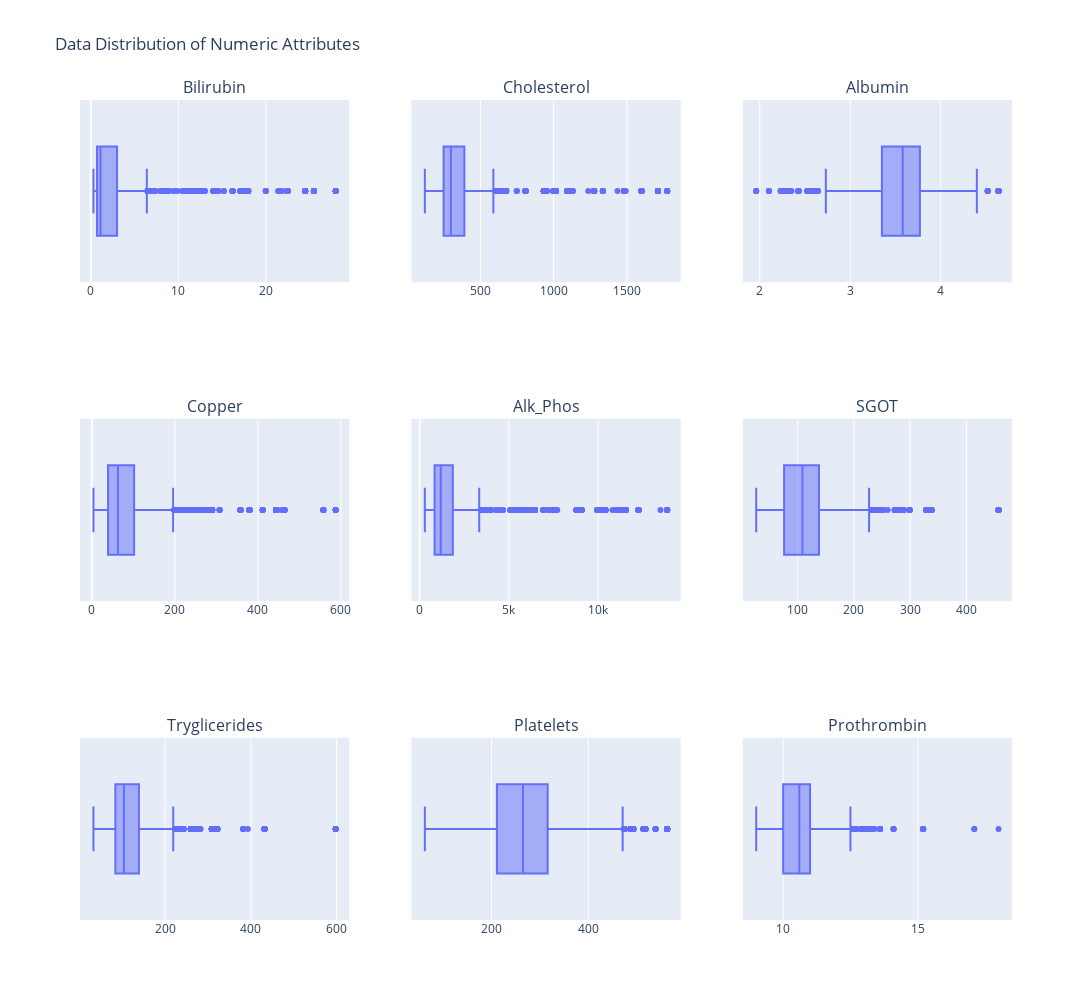

Notebook source saved alongside this figure:
### Markdown cell above
### Plotting same with plotly

### Code cell
import plotly.subplots as sp
import plotly.graph_objects as go
import plotly.express as px

# Assuming df is your DataFrame
fig = sp.make_subplots(rows=3, cols=3, subplot_titles=("Bilirubin", "Cholesterol", "Albumin",
                                                       "Copper", "Alk_Phos", "SGOT",
                                                       "Tryglicerides", "Platelets", "Prothrombin"))

# Define the box plots for each subplot
box1 = px.box(df, x="Bilirubin")
box2 = px.box(df, x="Cholesterol")
box3 = px.box(df, x="Albumin")
box4 = px.box(df, x="Copper")
box5 = px.box(df, x="Alk_Phos")
box6 = px.box(df, x="SGOT")
box7 = px.box(df, x="Tryglicerides")
box8 = px.box(df, x="Platelets")
box9 = px.box(df, x="Prothrombin")

# Add each box plot to the corresponding subplot
for box, row, col in zip([box1, box2, box3, box4, box5, box6, box7, box8, box9], [1, 1, 1, 2, 2, 2, 3, 3, 3], [1, 2, 3, 1, 2, 3, 1, 2, 3]):
    for trace in box.data:
        fig.add_trace(trace, row=row, col=col)

# Update layout
fig.update_layout(height=1000, width=1700, title_text="Data Distribution of Numeric Attributes")

# Show the plot
fig.show()

### Figure 1 — Plotly figure (JSON) as saved in the notebook; plotly's stock layout.template omitted (floating-point values rounded to 4 significant figures; data arrays with more than 128 entries replaced by an {"elided": "..."} marker saying what was removed)
{"data": [{"alignmentgroup": "True", "hovertemplate": "Bilirubin=%{x}<extra></extra>", "legendgroup": "", "marker": {"color": "#636efa"}, "name": "", "notched": false, "offsetgroup": "", "orientation": "h", "showlegend": false, "type": "box", "x": {"elided": "7905 float values"}, "x0": " ", "xaxis": "x", "y0": " ", "yaxis": "y"}, {"alignmentgroup": "True", "hovertemplate": "Cholesterol=%{x}<extra></extra>", "legendgroup": "", "marker": {"color": "#636efa"}, "name": "", "notched": false, "offsetgroup": "", "orientation": "h", "showlegend": false, "type": "box", "x": {"elided": "7905 int values"}, "x0": " ", "xaxis": "x2", "y0": " ", "yaxis": "y2"}, {"alignmentgroup": "True", "hovertemplate": "Albumin=%{x}<extra></extra>", "legendgroup": "", "marker": {"color": "#636efa"}, "name": "", "notched": false, "offsetgroup": "", "orientation": "h", "showlegend": false, "type": "box", "x": {"elided": "7905 float values"}, "x0": " ", "xaxis": "x3", "y0": " ", "yaxis": "y3"}, {"alignmentgroup": "True", "hovertemplate": "Copper=%{x}<extra></extra>", "legendgroup": "", "marker": {"color": "#636efa"}, "name": "", "notched": false, "offsetgroup": "", "orientation": "h", "showlegend": false, "type": "box", "x": {"elided": "7905 int values"}, "x0": " ", "xaxis": "x4", "y0": " ", "yaxis": "y4"}, {"alignmentgroup": "True", "hovertemplate": "Alk_Phos=%{x}<extra></extra>", "legendgroup": "", "marker": {"color": "#636efa"}, "name": "", "notched": false, "offsetgroup": "", "orientation": "h", "showlegend": false, "type": "box", "x": {"elided": "7905 float values"}, "x0": " ", "xaxis": "x5", "y0": " ", "yaxis": "y5"}, {"alignmentgroup": "True", "hovertemplate": "SGOT=%{x}<extra></extra>", "legendgroup": "", "marker": {"color": "#636efa"}, "name": "", "notched": false, "offsetgroup": "", "orientation": "h", "showlegend": false, "type": "box", "x": {"elided": "7905 float values"}, "x0": " ", "xaxis": "x6", "y0": " ", "yaxis": "y6"}, {"alignmentgroup": "True", "hovertemplate": "Tryglicerides=%{x}<extra></extra>", "legendgroup": "", "marker": {"color": "#636efa"}, "name": "", "notched": false, "offsetgroup": "", "orientation": "h", "showlegend": false, "type": "box", "x": {"elided": "7905 int values"}, "x0": " ", "xaxis": "x7", "y0": " ", "yaxis": "y7"}, {"alignmentgroup": "True", "hovertemplate": "Platelets=%{x}<extra></extra>", "legendgroup": "", "marker": {"color": "#636efa"}, "name": "", "notched": false, "offsetgroup": "", "orientation": "h", "showlegend": false, "type": "box", "x": {"elided": "7905 int values"}, "x0": " ", "xaxis": "x8", "y0": " ", "yaxis": "y8"}, {"alignmentgroup": "True", "hovertemplate": "Prothrombin=%{x}<extra></extra>", "legendgroup": "", "marker": {"color": "#636efa"}, "name": "", "notched": false, "offsetgroup": "", "orientation": "h", "showlegend": false, "type": "box", "x": {"elided": "7905 float values"}, "x0": " ", "xaxis": "x9", "y0": " ", "yaxis": "y9"}], "layout": {"annotations": [{"font": {"size": 16}, "showarrow": false, "text": "Bilirubin", "x": 0.1444, "xanchor": "center", "xref": "paper", "y": 1, "yanchor": "bottom", "yref": "paper"}, {"font": {"size": 16}, "showarrow": false, "text": "Cholesterol", "x": 0.5, "xanchor": "center", "xref": "paper", "y": 1, "yanchor": "bottom", "yref": "paper"}, {"font": {"size": 16}, "showarrow": false, "text": "Albumin", "x": 0.8556, "xanchor": "center", "xref": "paper", "y": 1, "yanchor": "bottom", "yref": "paper"}, {"font": {"size": 16}, "showarrow": false, "text": "Copper", "x": 0.1444, "xanchor": "center", "xref": "paper", "y": 0.6111, "yanchor": "bottom", "yref": "paper"}, {"font": {"size": 16}, "showarrow": false, "text": "Alk_Phos", "x": 0.5, "xanchor": "center", "xref": "paper", "y": 0.6111, "yanchor": "bottom", "yref": "paper"}, {"font": {"size": 16}, "showarrow": false, "text": "SGOT", "x": 0.8556, "xanchor": "center", "xref": "paper", "y": 0.6111, "yanchor": "bottom", "yref": "paper"}, {"font": {"size": 16}, "showarrow": false, "text": "Tryglicerides", "x": 0.1444, "xanchor": "center", "xref": "paper", "y": 0.2222, "yanchor": "bottom", "yref": "paper"}, {"font": {"size": 16}, "showarrow": false, "text": "Platelets", "x": 0.5, "xanchor": "center", "xref": "paper", "y": 0.2222, "yanchor": "bottom", "yref": "paper"}, {"font": {"size": 16}, "showarrow": false, "text": "Prothrombin", "x": 0.8556, "xanchor": "center", "xref": "paper", "y": 0.2222, "yanchor": "bottom", "yref": "paper"}], "height": 1000, "title": {"text": "Data Distribution of Numeric Attributes"}, "width": 1700, "xaxis": {"anchor": "y", "domain": [0, 0.2889]}, "xaxis2": {"anchor": "y2", "domain": [0.3556, 0.6444]}, "xaxis3": {"anchor": "y3", "domain": [0.7111, 1]}, "xaxis4": {"anchor": "y4", "domain": [0, 0.2889]}, "xaxis5": {"anchor": "y5", "domain": [0.3556, 0.6444]}, "xaxis6": {"anchor": "y6", "domain": [0.7111, 1]}, "xaxis7": {"anchor": "y7", "domain": [0, 0.2889]}, "xaxis8": {"anchor": "y8", "domain": [0.3556, 0.6444]}, "xaxis9": {"anchor": "y9", "domain": [0.7111, 1]}, "yaxis": {"anchor": "x", "domain": [0.7778, 1]}, "yaxis2": {"anchor": "x2", "domain": [0.7778, 1]}, "yaxis3": {"anchor": "x3", "domain": [0.7778, 1]}, "yaxis4": {"anchor": "x4", "domain": [0.3889, 0.6111]}, "yaxis5": {"anchor": "x5", "domain": [0.3889, 0.6111]}, "yaxis6": {"anchor": "x6", "domain": [0.3889, 0.6111]}, "yaxis7": {"anchor": "x7", "domain": [0, 0.2222]}, "yaxis8": {"anchor": "x8", "domain": [0, 0.2222]}, "yaxis9": {"anchor": "x9", "domain": [0, 0.2222]}}}
